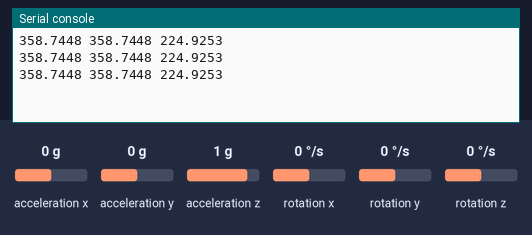
Recording of a program running on a simulated MicroPython board. Shown: the last lines printed to the serial console. Inputs (shaded band) come from the test bench; at power-on: acceleration x 0 g, acceleration y 0 g, acceleration z 1 g, rotation x 0 °/s, rotation y 0 °/s, rotation z 0 °/s.

Above: at 1.2 s.
1.3 s: acceleration x set to -1.4 g
At 1.9 s:
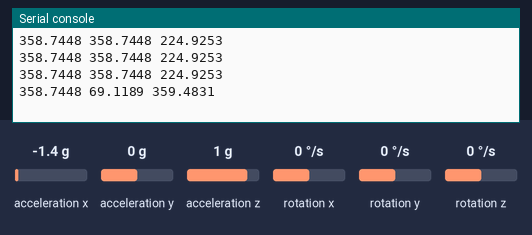
2.8 s: acceleration y set to -1.4 g
At 3.4 s:
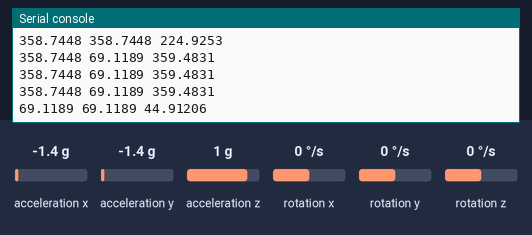
4.3 s: acceleration z set to -1.4 g
At 4.9 s:
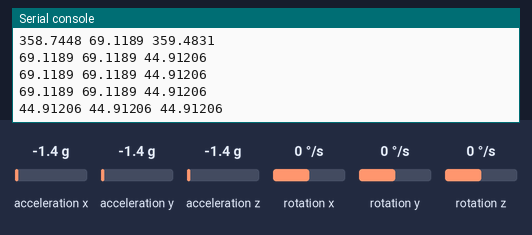
Timing chart, 0 to 7.3 s (numbered marks = the images above; inputs shaded):
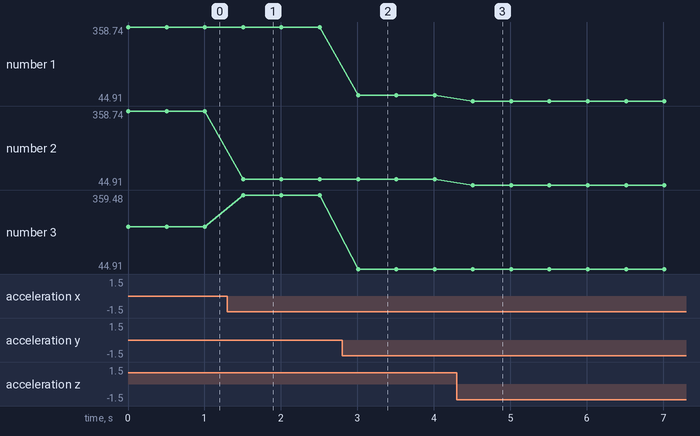

The program:

gyro.py
```python
def map(val, in_min, in_max, out_min ,out_max):
		return (val - in_min) * (out_max - out_min) / (in_max - in_min) + out_min

def int16(x):
	if x/32767:
		return -32768 + x%32767
		pass
	return x
	pass

from machine import Pin
from machine import I2C
from time import sleep
from math import atan2, pi

gyro1 = I2C(scl = Pin(23),sda = Pin(22))
# gyro2 = I2C(scl = Pin(17),sda = Pin(16))

gyro1.scan()
# gyro2.scan()

# [104]

address = 104
minVal	= 265
maxVal	= 402

RAD_TO_ANG = 57.3

gyro1.start()
gyro1.writeto(address, bytearray([107,0]))
gyro1.stop()

# gyro2.start()
# gyro2.writeto(address, bytearray([107,0]))
# gyro2.stop()

while True:
	gyro1.start()
	rawVal1 = gyro1.readfrom_mem(address, 0x3B, 14)
	gyro1.stop()

	# gyro2.start()
	# rawVal2 = gyro1.readfrom_mem(address, 0x3B, 14)
	# gyro2.stop()

	# print(rawVal)
	Acx1 = rawVal1[0] << 8 | rawVal1[1]
	Acy1 = rawVal1[2] << 8 | rawVal1[3]
	Acz1 = rawVal1[4] << 8 | rawVal1[5]

	# Acx2 = rawVal2[0] << 8 | rawVal2[1]
	# Acy2 = rawVal2[2] << 8 | rawVal2[3]
	# Acz2 = rawVal2[4] << 8 | rawVal2[5]

	# print(Acx, Acy, Acz)

	xAng1 = map(Acx1, minVal, maxVal, -90, 90)
	yAng1 = map(Acy1, minVal, maxVal, -90, 90)
	zAng1 = map(Acz1, minVal, maxVal, -90, 90)

	# xAng2 = map(Acx2, minVal, maxVal, -90, 90)
	# yAng2 = map(Acy2, minVal, maxVal, -90, 90)
	# zAng2 = map(Acz2, minVal, maxVal, -90, 90)

	# while True:
	# 	print(gyro.get_data())
	# 	sleep(1)
	# 	pass
	# print(xAng, yAng, zAng)
	x1 = RAD_TO_ANG * (atan2(-yAng1, -zAng1) + 3.14)
	y1 = RAD_TO_ANG * (atan2(-xAng1, -zAng1) + 3.14)
	z1 = RAD_TO_ANG * (atan2(-yAng1, -xAng1) + 3.14)

	# x2 = RAD_TO_ANG * (atan2(-yAng2, -zAng2) + 3.14)
	# y2 = RAD_TO_ANG * (atan2(-xAng2, -zAng2) + 3.14)
	# z2 = RAD_TO_ANG * (atan2(-yAng2, -xAng2) + 3.14)

	print(x1, y1, z1)
	# print(x1, y1, z1)

	sleep(0.5)
	pass


	# gyro1.readfrom_mem(address, 0x3B, 14)
```

Measured:
- after the input at 1.3 s, the serial console: prints a new line after 0.21 s (image 1)
- after the input at 2.8 s, the serial console: prints a new line after 0.21 s (image 2)
- after the input at 4.3 s, the serial console: prints a new line after 0.21 s (image 3)
- plotted number 2: 358.74 → 69.12 after the input at 1.3 s
- plotted number 3: 224.93 → 359.48 after the input at 1.3 s, 359.48 → 44.91 after the input at 2.8 s
